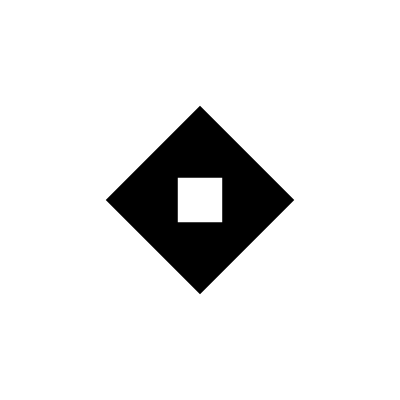
Frame 1 (no input)
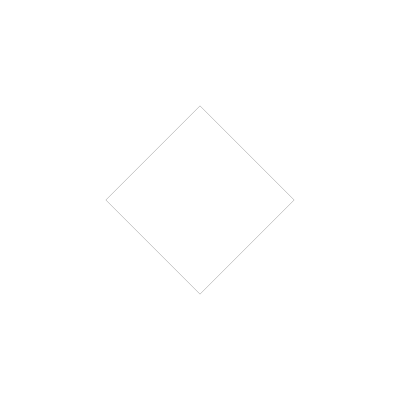
Frame 2 (the mouse pressed at the canvas centre, redrawn once)

The p5.js sketch that drew these frames (run headless with seeded random() and noise() and a simulated clock; the mouse was pressed at the canvas centre and the sketch redrawn once):

// p5.js sketch
// ── sketch.js
function setup() {
  canvasWidth = 400, canvasHeight = 400;
  backgroundColor = '#fff';
  fillColor = '#000';

  createCanvas(canvasWidth, canvasHeight);

  background(backgroundColor);
  fill(fillColor);
  noStroke();

  noLoop();
}

function draw() {
  rectMode(CENTER);
  push();  // save current state of canvas
  translate(canvasWidth / 2, canvasHeight / 2);  // translate reference point to center of canvas
  rotate(radians(45));  // rotate canvas 45 degrees
  diameter = canvasHeight / 3;
  rect(0, 0, diameter, diameter);
  pop();  // load saved state
  fill(backgroundColor);
  rect(canvasWidth / 2, canvasHeight / 2, diameter / 3, diameter / 3);
}

// function windowResized() {
//   resizeCanvas(windowWidth, windowHeight);
// }
